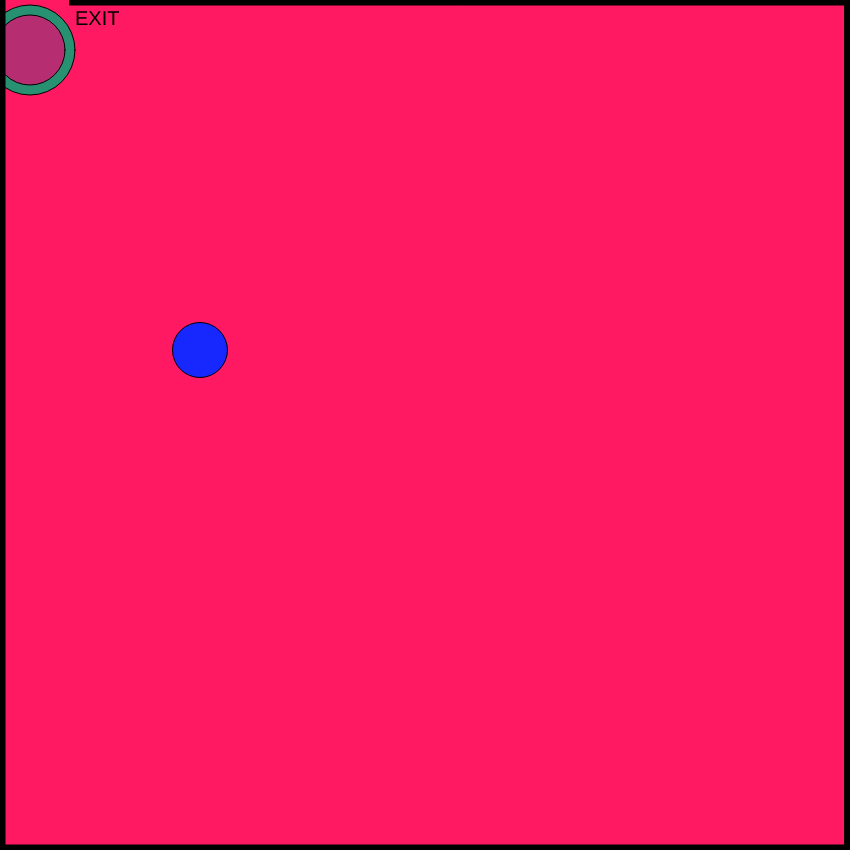
Frame 1 (no input)
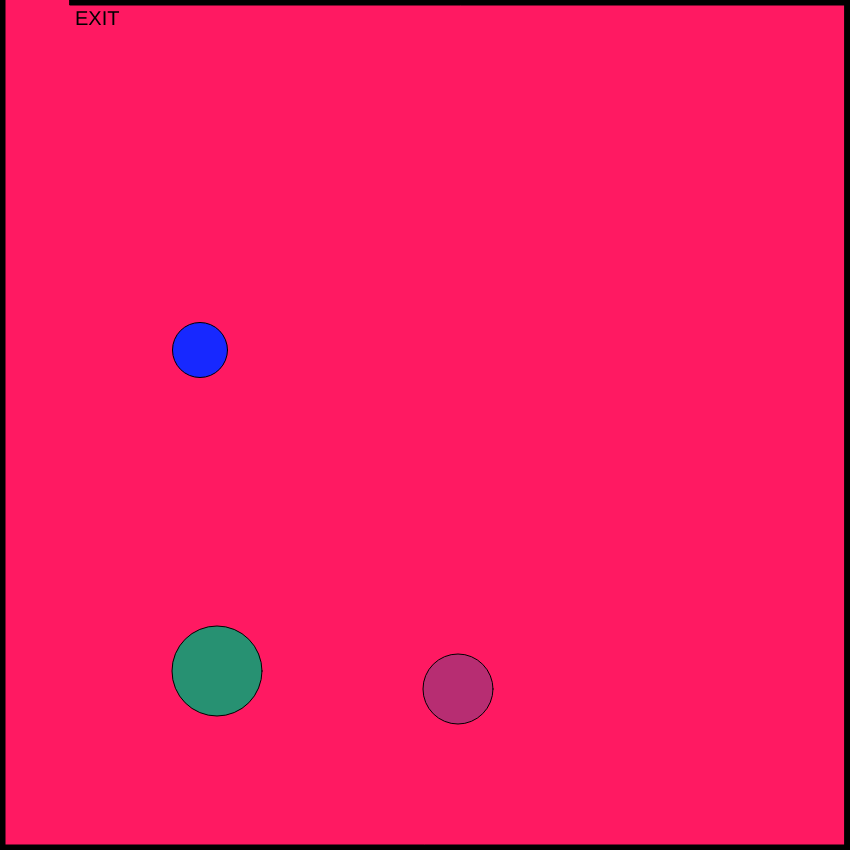
Frame 60 (no input)
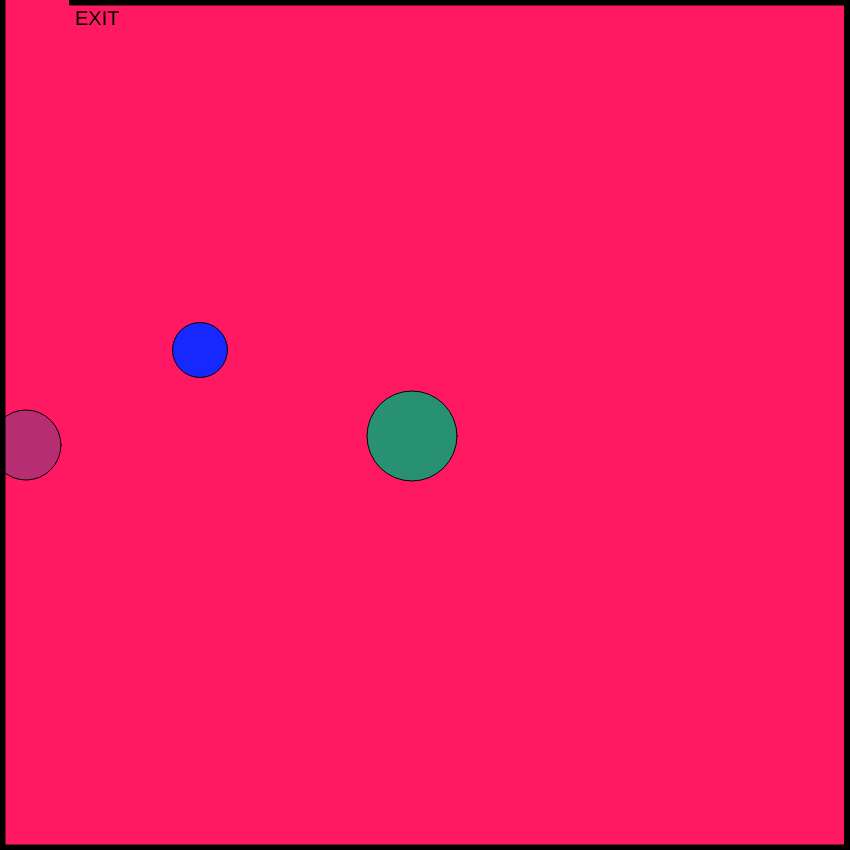
Frame 120 (the mouse pressed at the canvas centre since frame 60)

The p5.js sketch that drew these frames (run headless with seeded random() and noise() and a simulated clock; from frame 60 on, the mouse is pressed at the canvas centre):

// p5.js sketch
// ── sketch.js
// x and y for my character
var characterX = 100;
var characterY = 100;
// define the key codes for each letter
var w = 87; 
var s = 83;
var a = 65;
var d = 68;

// x and y for a shape
var shapeX = 30;
var shapeY = 50;
var shapeXSpeed;
var shapeYSpeed;

// x and y for a shape
var shape2X = 30;
var shape2Y = 50;
var shape2XSpeed;
var shape2YSpeed;

// create a shape when the mouse is clicked
var mouseShapeX;
var mouseShapeY;
function setup()
{
    createCanvas(850, 850);
    createCharacter(200,350);
}

function draw()
{
    background(580,25,98);
    display();
    moveShape();
    moveShape2();
    createBorders(5);
    exit();
    drawCharacter();
    characterMovement();
    createMouse();
    win();
}

    function display()
{
       fill(39,145,114);
    circle(shapeX, shapeY, 90);
     fill(183,45,114);
    circle(shape2X, shape2Y, 70);

}

function exit()
{
 (characterX < width-760 && characterY < width-825)
    fill(0)
    textSize(20);
    text("EXIT", width -775,height -825)
}



function moveShape()
{
     shapeXSpeed = Math.floor(Math.random() * (Math.floor(Math.random() * 7)) + 2);
     shapeYSpeed = Math.floor(Math.random() * (Math.floor(Math.random() * 7)) + -5);

    // move the shape
    shapeX += shapeXSpeed;
    shapeY += shapeYSpeed;
    // check to see if the shape has gone out of bounds
    if(shapeX > width)
    {
        shapeX = 0;
    }
    if(shapeX < 0)
    {
        shapeX = width;
    }
    if(shapeY > height)
    {
        shapeY = 0;
    }
    if(shapeY < 0)
    {
        shapeY = height;
    }
   
}


function moveShape2()
{
    shape2XSpeed = Math.floor(Math.random() * (Math.floor(Math.random() * 7)) + -8);
     shape2YSpeed = Math.floor(Math.random() * (Math.floor(Math.random() * 7)) + -5);
  
    shape2X += shape2XSpeed;
    shape2Y += shape2YSpeed;
    // check to see if the shape has gone out of bounds
    if(shape2X > width)
    {
        shape2X = 0;
    }
    if(shape2X < 0)
    {
        shape2X = width;
    }
    if(shape2Y > height)
    {
        shape2Y = 0;
    }
    if(shape2Y < 0)
    {
        shape2Y = height;
    }

}

   function createMouse()
   {
    // create the shape based on the mouse click
    fill(20,230,140);
    circle(mouseShapeX, mouseShapeY, 125);
}

     function youWin()
 {
    fill(0);
    stroke(5);
    textSize(26);
    text("You Win!", width/2-50, height/2-50);
}

  function win()
  {
// check to see if the character has left the exit
    if(characterX < width-760 && characterY < width-825)
    {
        youWin();
    }
  }

function characterMovement()
{
    // handle the keys
    if(keyIsDown(w))
    {
        characterY -= 5;   
    }
    if(keyIsDown(s))
    {
        characterY += 5;   
    }
    if(keyIsDown(a))
    {
        characterX -= 5;   
        console.log("movement: " + characterX);
    }
    if(keyIsDown(d))
    {
        characterX += 5;   
    }
}
function createCharacter(x,y)
{
    characterX = x;
    characterY = y;
    console.log(characterX);
    //character
    
   circle(characterX,characterY,25);
}

function drawCharacter()
{
    fill(23,40,323);
    circle(characterX,characterY,55);
}
function createBorders(thickness)
{
   fill(0)
    // top border
    rect(70,0,width,thickness);
    // left border
    rect(0,0,thickness,height);
    // bottom border
    rect(0, height-thickness,width, thickness);
    // right upper border
    rect(width-thickness,0,thickness,height -0);
} 

function mouseClicked()
{
    mouseShapeX = mouseX;
    mouseShapeY = mouseY;
}


function keyPressed() {
    if (keyCode === LEFT_ARROW) {
        characterX -= 10;
    } 
    else if (keyCode === RIGHT_ARROW) {
        characterX += 10;
    }
    else if (keyCode === UP_ARROW) {
        characterY -= 10;
    }
    else if (keyCode === DOWN_ARROW) {
        characterY += 10;
    }

  }
  
